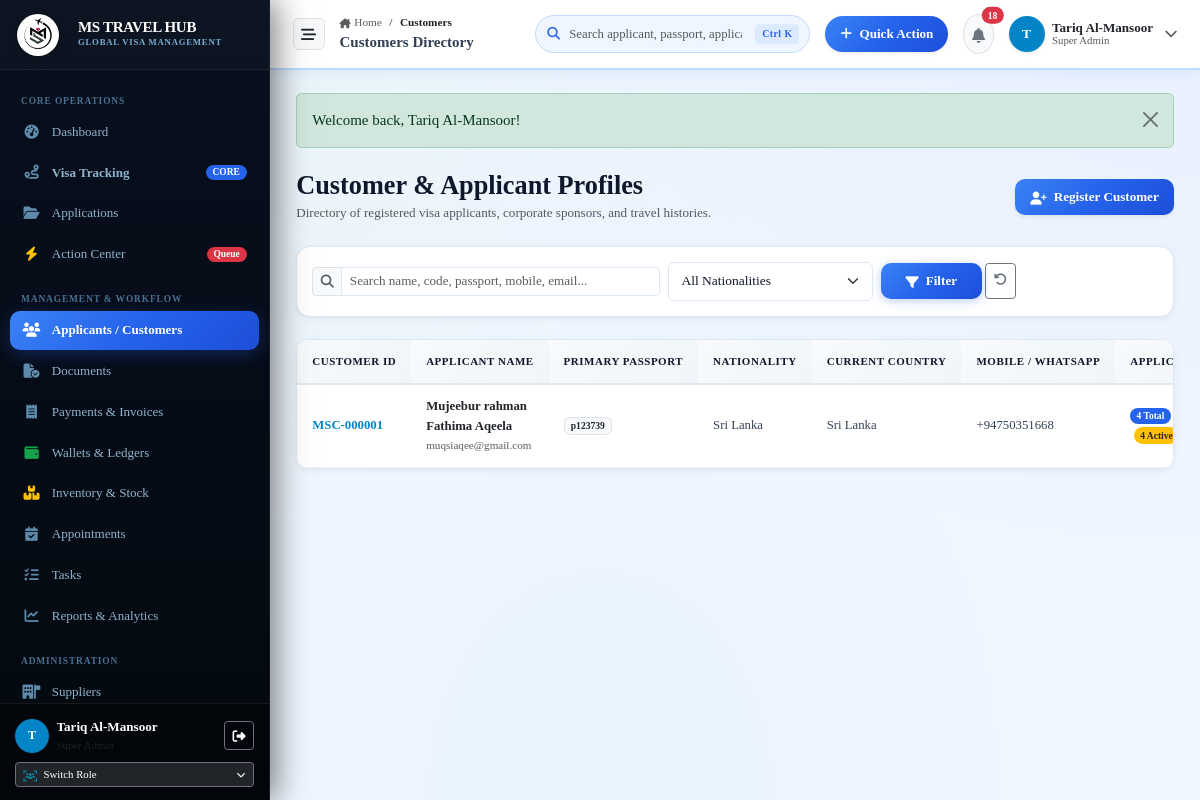
The page /customers (signed in) on the database its author committed.
### tables this page shows
CREATE TABLE customers (
    id INTEGER PRIMARY KEY AUTOINCREMENT,
    customer_code TEXT NOT NULL UNIQUE,
    first_name TEXT NOT NULL,
    middle_name TEXT,
    last_name TEXT NOT NULL,
    full_name TEXT NOT NULL,
    gender TEXT,
    dob DATE,
    nationality TEXT NOT NULL,
    place_of_birth TEXT,
    marital_status TEXT,
    occupation TEXT,
    mobile TEXT NOT NULL,
    whatsapp TEXT,
    email TEXT UNIQUE,
    password_hash TEXT,
    current_country TEXT NOT NULL,
    address TEXT,
    created_by INTEGER,
    notes TEXT,
    is_active INTEGER DEFAULT 1,
    created_at DATETIME DEFAULT CURRENT_TIMESTAMP,
    updated_at DATETIME DEFAULT CURRENT_TIMESTAMP, religion TEXT NULL,
    FOREIGN KEY (created_by) REFERENCES users(id)
);

### app/Controllers/CustomerController.php (called while the page is built, shortened)
<?php
class CustomerController
{
    public function index(): void
    {
        $pdo = Database::getConnection();
        $sql = "SELECT c.*,
                    cp.passport_number, cp.expiry_date as passport_expiry,
                    COUNT(a.id) as total_applications,
                    SUM(CASE WHEN a.status NOT IN ('Approved', 'Completed', 'Cancelled') THEN 1 ELSE 0 END) as active_applications
                FROM customers c
                LEFT JOIN customer_passports cp ON cp.customer_id = c.id AND cp.is_primary = 1
                LEFT JOIN applications a ON a.customer_id = c.id
                WHERE c.is_active = 1";
        $params = [];
        $sql .= " GROUP BY c.id ORDER BY c.created_at DESC";
        $stmt = $pdo->prepare($sql);
        $stmt->execute($params);
        $customers = $stmt->fetchAll();
        require_once dirname(__DIR__) . '/Views/customers/index.php';
    }
}

### app/autoload.php (called while the page is built, shortened)
<?php
function e(?string $string): string {
    return htmlspecialchars((string)($string ?? ''), ENT_QUOTES, 'UTF-8');
}
function get_flash(): ?array {
    if (isset($_SESSION['flash'])) {
        $flash = $_SESSION['flash'];
        return $flash;
    }
    return null;
}

### app/Views/customers/index.php (the view, shortened to what this page needs)
<?php
$flash = get_flash();
require_once dirname(__DIR__) . '/layouts/header.php';
require_once dirname(__DIR__) . '/layouts/sidebar.php';
require_once dirname(__DIR__) . '/layouts/topbar.php';
?>
<div class="content-body">
  <?php if ($flash): ?>
    <div class="alert alert-<?= e($flash['type']) ?> alert-dismissible fade show mb-4" role="alert">
      <?= e($flash['message']) ?>
      <button type="button" class="btn-close" data-bs-dismiss="alert"></button>
    </div>
  <?php endif; ?>
  <div class="d-flex flex-wrap align-items-center justify-content-between gap-3 mb-4">
    <div>
      <h3 class="fw-bold brand-font mb-0">Customer & Applicant Profiles</h3>
      <p class="text-muted small mb-0">Directory of registered visa applicants, corporate sponsors, and travel histories.</p>
    </div>
    <a href="/customers/create" class="btn btn-primary btn-sm px-3 shadow-sm">
      <i class="fa-solid fa-user-plus me-1"></i> Register Customer
    </a>
  </div>
  <div class="card-custom mb-4 bg-white">
    <div class="card-custom-body p-3">
      <form action="/customers" method="GET" class="row g-2 align-items-center">
        <div class="col-md-5">
          <div class="input-group input-group-sm">
            <span class="input-group-text bg-light text-muted"><i class="fa-solid fa-magnifying-glass"></i></span>
            <input type="text" name="search" class="form-control" placeholder="Search name, code, passport, mobile, email..." value="<?= e($_GET['search'] ?? '') ?>">
          </div>
        </div>
        <div class="col-md-3">
          <select name="nationality" class="form-select form-select-sm">
            <option value="">All Nationalities</option>
          </select>
        </div>
        <div class="col-md-2 d-flex gap-1">
          <button type="submit" class="btn btn-primary btn-sm w-100"><i class="fa-solid fa-filter me-1"></i> Filter</button>
          <a href="/customers" class="btn btn-outline-secondary btn-sm" title="Clear"><i class="fa-solid fa-rotate-left"></i></a>
        </div>
      </form>
    </div>
  </div>
  <div class="card-custom">
    <div class="table-responsive">
      <table class="table table-custom align-middle mb-0">
        <thead>
          <tr>
            <th>Customer ID</th>
            <th>Applicant Name</th>
            <th>Primary Passport</th>
            <th>Nationality</th>
            <th>Current Country</th>
            <th>Mobile / WhatsApp</th>
            <th>Applications</th>
          </tr>
        </thead>
        <tbody>
          <?php if (empty($customers)): ?>
            <tr><td colspan="8" class="text-center py-5 text-muted">No customers found.</td></tr>
          <?php else: ?>
            <?php foreach ($customers as $c): ?>
              <tr>
                <td><span class="fw-bold text-primary"><?= e($c['customer_code']) ?></span></td>
                <td>
                  <a href="/customers/show?id=<?= $c['id'] ?>" class="fw-semibold text-dark text-decoration-none">
                    <?= e($c['full_name']) ?>
                  </a>
                  <div class="text-muted small"><?= e($c['email']) ?></div>
                </td>
                <td>
                  <span class="badge bg-light text-dark border"><?= e($c['passport_number'] ?? 'PENDING') ?></span>
                </td>
                <td><?= e($c['nationality']) ?></td>
                <td><?= e($c['current_country']) ?></td>
                <td>
                  <div><?= e($c['mobile']) ?></div>
                </td>
                <td>
                  <span class="badge bg-primary rounded-pill"><?= $c['total_applications'] ?> Total</span>
                  <?php if ($c['active_applications'] > 0): ?>
                    <span class="badge bg-warning text-dark rounded-pill ms-1"><?= $c['active_applications'] ?> Active</span>
                  <?php endif; ?>
                </td>
              </tr>
            <?php endforeach; ?>
          <?php endif; ?>
        </tbody>
      </table>
    </div>
  </div>
</div>
<?php require_once dirname(__DIR__) . '/layouts/footer.php'; ?>

### public/assets/css/base/variables.css (style rules this page uses)
:root { --mh-green: #22c55e; --mh-green-light: #4ade80; --mh-green-dark: #16a34a; --mh-green-lime: #84cc16; --mh-green-subtle: #f0fdf4; --mh-green-border: #bbf7d0; --mh-teal: #06b6d4; --mh-teal-light: #22d3ee; --mh-teal-dark: #0891b2; --mh-teal-subtle: #ecfeff; --mh-teal-border: #a5f3fc; --mh-blue: #2563eb; --mh-blue-hover: #1d4ed8; --mh-blue-dark: #1e40af; --mh-blue-deep: #1e3a8a; --mh-blue-light: #eff6ff; --mh-blue-subtle: #dbeafe; --mh-blue-border: #bfdbfe; --mh-blue-glow: rgba(37, 99, 235, 0.32); --vt-primary: var(--mh-blue); --vt-primary-hover: var(--mh-blue-hover); --vt-primary-dark: var(--mh-blue-dark); --vt-primary-light: var(--mh-blue-light); --vt-primary-subtle: var(--mh-blue-subtle); --vt-primary-border: var(--mh-blue-border); --mh-gradient-brand: linear-gradient(135deg, #22c55e 0%, #06b6d4 50%, #2563eb 100%); --mh-gradient-brand-r: linear-gradient(135deg, #2563eb 0%, #06b6d4 50%, #22c55e 100%); --mh-gradient-blue: linear-gradient(135deg, #3b82f6 0%, #2563eb 50%, #1d4ed8 100%); --mh-gradient-teal: linear-gradient(135deg, #22d3ee 0%, #06b6d4 50%, #0891b2 100%); --mh-gradient-green: linear-gradient(135deg, #4ade80 0%, #22c55e 50%, #16a34a 100%); --mh-gradient-dark: linear-gradient(180deg, #060e1c 0%, #0a1628 100%); --mh-gradient-sidebar: linear-gradient(180deg, #080f1e 0%, #04090f 100%); --mh-gradient-hero: linear-gradient(135deg, #060e1c 0%, #0d2048 50%, #1e3a8a 100%); --ms-gradient-success: linear-gradient(135deg, #22c55e 0%, #16a34a 100%); --ms-gradient-warning: linear-gradient(135deg, #f59e0b 0%, #d97706 100%); --mh-navy: #0a1628; --mh-navy-dark: #060e1c; --mh-navy-light: #0f2040; --mh-navy-muted: #1a2f50; --vt-bg: #f0f6ff; --vt-surface: #ffffff; --vt-surface-glass: rgba(255, 255, 255, 0.96); --vt-surface-muted: #f0f6ff; --vt-border: #dce8f5; --vt-border-glass: rgba(255, 255, 255, 0.6); --vt-text-main: #0f172a; --vt-text-body: #334155; --vt-text-muted: #64748b; --vt-text-light: #94a3b8; --vt-success: #22c55e; --vt-warning: #f59e0b; --vt-danger: #ef4444; --vt-info: var(--mh-teal); --vt-purple: #8b5cf6; --sidebar-width: 270px; --sidebar-collapsed-width: 76px; --topbar-height: 70px; --radius-xs: 6px; --radius-sm: 10px; --radius-md: 14px; --radius-lg: 18px; --radius-xl: 26px; --vt-shadow-xs: 0 1px 2px 0 rgba(0,0,0,0.04); --vt-shadow-sm: 0 2px 6px 0 rgba(10,22,40,0.06), 0 1px 2px -1px rgba(10,22,40,0.04); --vt-shadow-md: 0 6px 16px -2px rgba(10,22,40,0.08), 0 2px 6px -2px rgba(10,22,40,0.04); --vt-shadow-lg: 0 14px 28px -4px rgba(10,22,40,0.10), 0 4px 10px -2px rgba(10,22,40,0.04); --vt-shadow-xl: 0 24px 38px -6px rgba(10,22,40,0.13), 0 10px 16px -4px rgba(10,22,40,0.05); --vt-glow-primary: 0 8px 25px -4px var(--mh-blue-glow); --vt-glow-success: 0 8px 25px -4px rgba(34,197,94,0.35); --vt-glow-warning: 0 8px 25px -4px rgba(245,158,11,0.35); --vt-transition-fast: 0.15s cubic-bezier(0.4, 0, 0.2, 1); --vt-transition-normal: 0.25s cubic-bezier(0.4, 0, 0.2, 1); }

### public/assets/css/base/typography.css (style rules this page uses)
body.app-body, html, body { font-family: 'Times New Roman', Times, Georgia, serif !important; color: var(--vt-text-body); line-height: 1.55; -webkit-font-smoothing: antialiased; -moz-osx-font-smoothing: grayscale; }
h1, h2, h3, h4, h5, h6 { color: var(--vt-text-main); font-weight: 700; line-height: 1.25; }

### public/assets/css/base/global.css (style rules this page uses)
body.app-body, html, body { background-color: var(--vt-bg); background-image: radial-gradient(at 0% 0%, rgba(34,197,94,0.05) 0px, transparent 50%), radial-gradient(at 100% 0%, rgba(37,99,235,0.04) 0px, transparent 50%), radial-gradient(at 50% 100%, rgba(6,182,212,0.03) 0px, transparent 50%); background-attachment: fixed; margin: 0; padding: 0; overflow-x: hidden; padding-bottom: env(safe-area-inset-bottom, 0); }
.content-body { flex: 1; padding: 1.5rem 1.75rem 2.5rem; max-width: 1800px; width: 100%; margin: 0 auto; }

### public/assets/css/components/buttons.css (style rules this page uses)
.btn-primary { background: var(--mh-gradient-blue); border: none; color: #ffffff; font-weight: 600; border-radius: var(--radius-sm); padding: 0.55rem 1.25rem; box-shadow: 0 2px 10px var(--mh-blue-glow); transition: all var(--vt-transition-fast); }

### public/assets/css/components/forms.css (style rules this page uses)
.form-control, .form-select { border-radius: var(--radius-xs); border: 1px solid var(--vt-border); padding: 0.55rem 0.85rem; font-size: 0.9rem; color: var(--vt-text-main); transition: border-color var(--vt-transition-fast), box-shadow var(--vt-transition-fast); }

### public/assets/css/components/alerts.css (style rules this page uses)
.badge.bg-primary { background-color: var(--mh-blue) !important; }

### public/assets/css/utilities/helpers.css (style rules this page uses)
.text-primary { color: var(--mh-blue) !important; }

### rows shown on the page
customers: customer_code "MSC-000001", full_name "Mujeebur rahman Fathima Aqeela", email "muqsiaqee@gmail.com", passport_number "p123739", nationality "Sri Lanka", current_country "Sri Lanka", mobile "+94750351668", total_applications "4", active_applications "4"

### other values the page prints
substr($currentUser['name'] ?? 'U', 0, 1) "T"
$currentUser['name'] "Tariq Al-Mansoor"
$roleName "Super Admin"
$segLabel "Customers"
$cleanTitle "Customers Directory"
$unreadNotifs "18"
$currentUser['role_name'] "Super Admin"
$flash['message'] "Welcome back, Tariq Al-Mansoor!"
